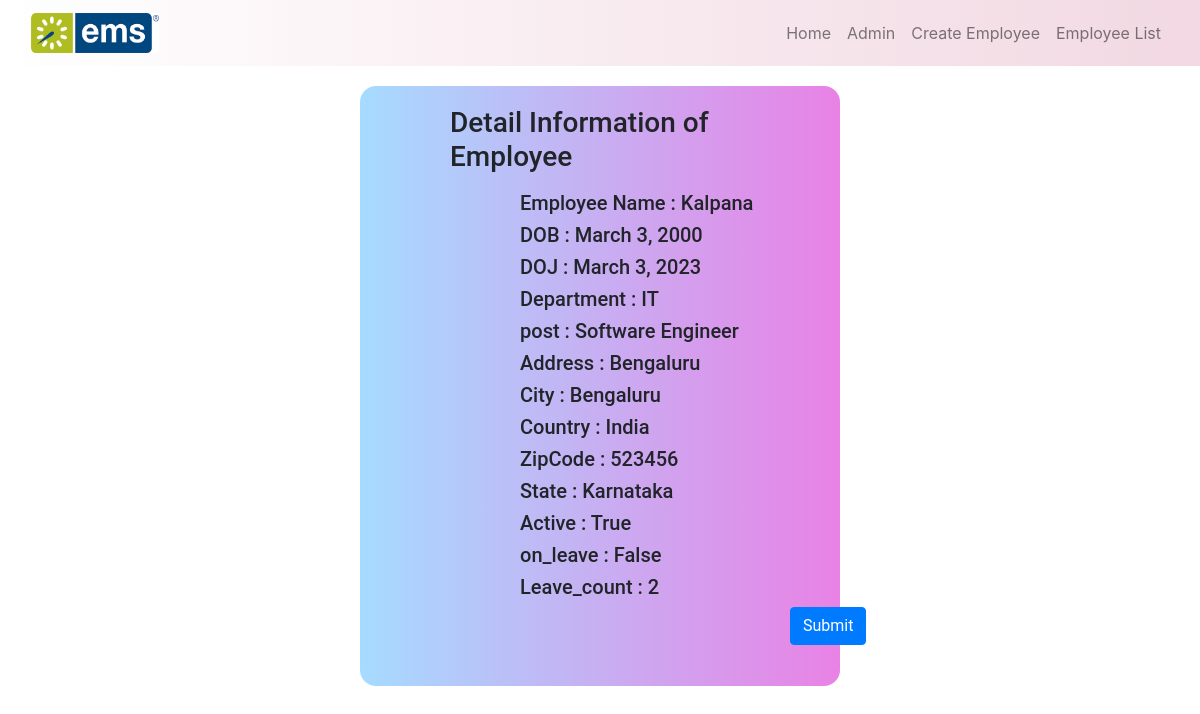
/1/, run on the app's committed database.
### EMS/models.py (models this page shows, shortened)
class Employee(models.Model):
    id=models.AutoField(primary_key=True)
    name = models.CharField(max_length= 100, blank=True, null = True)
    dob = models.DateField()
    doj = models.DateField()
    department = models.CharField(max_length = 100)
    post = models.CharField(max_length=100)
    address = models.CharField(max_length=100)
    city = models.CharField(max_length=100)
    country = models.CharField(max_length=100)
    zipCode = models.IntegerField()
    state = models.CharField(max_length=100)
    active = models.BooleanField(default=True)
    leaveCount = models.IntegerField(default=0)
    on_leave = models.BooleanField(default=True)

### EMS/views.py (the view)
# urls.py: re_path('(?P<pk>\d+)/',EmployeeDetail.as_view(),name='Detail'),
class EmployeeDetail(DetailView):
    model=Employee
    context_object_name='Emp'

### templates/ems/employee_detail.html (shortened to what this page needs)
{% extends 'ems/base.html'%}
{% block body_block %}
<form class="detail-form">
<h3 class="detail-emp-head">Detail Information of Employee</h3>
<div class="f">
    <h5>Employee Name : {{Emp.name}}</h5>
    <h5>DOB :  {{Emp.dob}}</h5>
    <h5>DOJ : {{Emp.doj}}</h5>
    <h5>Department : {{Emp.department}}</h5>
    <h5>post : {{Emp.post}}</h5>
    <h5>Address : {{Emp.address}}</h5>
    <h5>City : {{Emp.city}}</h5>
    <h5>Country : {{Emp.country}}</h5>
    <h5>ZipCode : {{Emp.zipCode}}</h5>
    <h5>State : {{Emp.state}}</h5>
    <h5>Active : {{Emp.active}}</h5>
    <h5>on_leave : {{Emp.on_leave}}</h5>
    {% if Emp.on_leave %}
        <h4>Leave_count : {{Emp.leaveCount|add:1}}</h5>
    {% else %}
    <h5>Leave_count : {{Emp.leaveCount}}</h5>
    {% endif %}
</div>
<a href="{% url 'EmployeeList' %}" class="btn btn-primary submit">Submit</a>
{% endblock %}

### static/css/styles.css (style rules this page uses)
.detail-form { background-image: linear-gradient( to right,#a6dbff, #e982e5) ; border-radius: 16px; height: 75vh; width: 40vw; margin: 20px; padding: 20px; text-align: left; font-family: "Roboto"; padding-left: 90px; }
.submit { margin-left: 340px; }
.f { padding-left: 70px; padding-top: 10px; }

### data on the page
Employee: name "Kalpana", dob "March 3, 2000", doj "March 3, 2023", department "IT", post "Software Engineer", address "Bengaluru", city "Bengaluru", country "India", zipCode "523456", state "Karnataka", active "True", on_leave "False", leaveCount "2"
